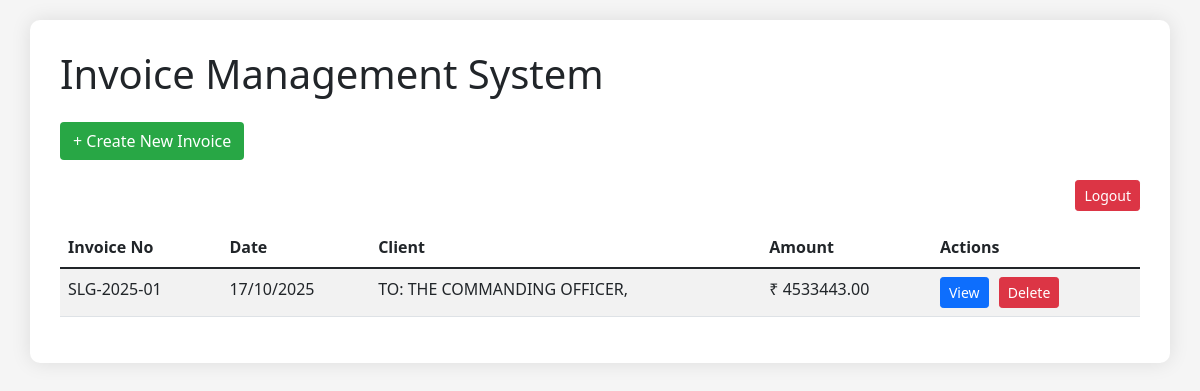
The app's page / (signed in), older data.
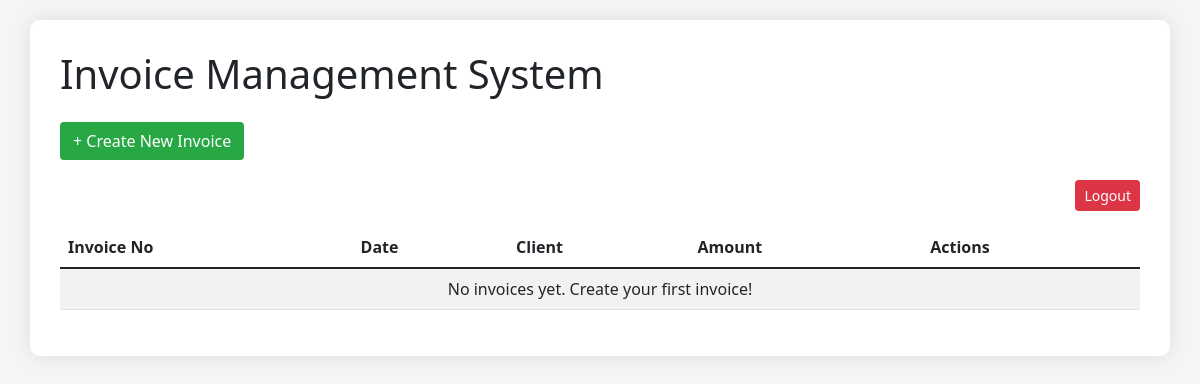
The same page, newer data.
### invoices/models.py (models this page shows, shortened)
class Invoice(models.Model):
    invoice_number = models.CharField(max_length=50, unique=True, editable=False)
    invoice_date = models.DateField(default=timezone.now)
    sac_code = models.CharField(max_length=10, default='999293')
    client_name = models.TextField(default='TO: THE COMMANDING OFFICER,')
    client_address = models.TextField(default='21 CGSR (A), BAIRAGARH, BHOPAL, MADHYA PRADESH-462031, INDIA')
    contract_no = models.CharField(max_length=100, blank=True, null=True)
    contract_date = models.DateField(blank=True, null=True)
    service_description = models.TextField(
        default="""Mode of training: offline
Training frequency: Weekdays
Duration of training per day (in hours): 4
Training premise: Buyers location
Type of training: Classroom based Instructor Led Training
Course level: Intermediate
Category of training course: IT and Software
Sub-categories of training course: Network and Security
Certification: Yes
Certification programme: Participation Certificate
Type of training partner: Training institute"""
    )
    total_amount = models.DecimalField(max_digits=10, decimal_places=2)
    state = models.CharField(max_length=100, default='Uttarakhand')
    cgst_rate = models.DecimalField(max_digits=5, decimal_places=2, default=9.00)
    sgst_rate = models.DecimalField(max_digits=5, decimal_places=2, default=9.00)
    igst_rate = models.DecimalField(max_digits=5, decimal_places=2, default=18.00)
    base_amount = models.DecimalField(max_digits=10, decimal_places=2, editable=False, default=0)
    cgst_amount = models.DecimalField(max_digits=10, decimal_places=2, editable=False, default=0)
    sgst_amount = models.DecimalField(max_digits=10, decimal_places=2, editable=False, default=0)
    igst_amount = models.DecimalField(max_digits=10, decimal_places=2, editable=False, default=0)
    round_off = models.DecimalField(max_digits=10, decimal_places=2, editable=False, default=0)
    signature = models.ForeignKey(Signature, on_delete=models.SET_NULL, null=True, blank=True)
    include_stamp = models.BooleanField(default=False)
    stamp = models.ForeignKey(Stamp, on_delete=models.SET_NULL, null=True, blank=True)
    created_at = models.DateTimeField(auto_now_add=True)
    updated_at = models.DateTimeField(auto_now=True)
    class Meta:
        ordering = ['-created_at']

### invoices/views.py (the view)
# urls.py: path('', views.invoice_list, name='invoice_list'),
@require_login_session
def invoice_list(request):
    if not request.session.get("is_authenticated"):
        return redirect('login')
    invoices = Invoice.objects.all()
    return render(request, 'invoices/invoice_list.html', {'invoices': invoices})

### invoices/views.py (called while the page is built)
def require_login_session(view_func):
    @wraps(view_func)
    def _wrapped(request, *args, **kwargs):
        if not request.session.get("is_authenticated"):
            return redirect('login')
        return view_func(request, *args, **kwargs)
    return _wrapped

### invoices/templates/invoices/invoice_list.html (shortened to what this page needs)
<!DOCTYPE html>
<html lang="en">
<head>
    <link href="https://cdn.jsdelivr.net/npm/bootstrap@5.1.3/dist/css/bootstrap.min.css" rel="stylesheet">
</head>
<body>
    <div class="container">
        <h1 class="mb-4">Invoice Management System</h1>
        <a href="{% url 'create_invoice' %}" class="btn btn-create">+ Create New Invoice</a>
        <div class="text-end mb-3">
    <a href="{% url 'logout' %}" class="btn btn-danger btn-sm">Logout</a>
</div>
        <table class="table table-striped">
            <thead>
                <tr>
                    <th>Invoice No</th>
                    <th>Date</th>
                    <th>Client</th>
                    <th>Amount</th>
                    <th>Actions</th>
                </tr>
            </thead>
            <tbody>
                {% for invoice in invoices %}
                <tr>
                    <td>{{ invoice.invoice_number }}</td>
                    <td>{{ invoice.invoice_date|date:"d/m/Y" }}</td>
                    <td>{{ invoice.client_name|truncatewords:5 }}</td>
                    <td>₹ {{ invoice.total_amount }}</td>
                    <td class="action-btns">
                        <a href="{% url 'invoice_preview' invoice.pk %}" class="btn btn-sm btn-primary">View</a>
                        <form id="delete-form-{{ invoice.pk }}" action="{% url 'invoice_delete' invoice.pk %}" method="post" style="display:inline;">
                            <button
                                type="button"
                                class="btn btn-sm btn-danger"
                                onclick="confirmDelete('delete-form-{{ invoice.pk }}', '{{ invoice.invoice_number }}')">
                                Delete
                            </button>
                        </form>
                    </td>
                </tr>
                {% empty %}
                <tr>
                    <td colspan="5" class="text-center">No invoices yet. Create your first invoice!</td>
                </tr>
                {% endfor %}
            </tbody>
        </table>
    </div>
</body>
</html>

Row changes from the older to the newer data that the page shows:
removed Invoice: invoice_number "SLG-2025-01", invoice_date "17/10/2025", client_name "TO: THE COMMANDING OFFICER,", total_amount "4533443.00"
Text that changed along with them:
text now shown: "No invoices yet. Create your first invoice!"
